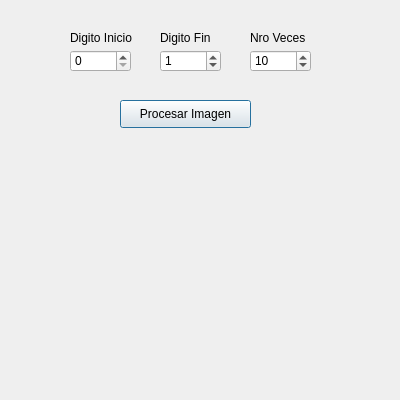
<?xml version="1.0" encoding="UTF-8"?>
<ui version="4.0">
 <class>dlgImagenDigitos</class>
 <widget class="QDialog" name="dlgImagenDigitos">
  <property name="geometry">
   <rect>
    <x>0</x>
    <y>0</y>
    <width>400</width>
    <height>400</height>
   </rect>
  </property>
  <property name="windowTitle">
   <string>Transformacion de una Imagen</string>
  </property>
  <widget class="QPushButton" name="btnProcesarImagen">
   <property name="geometry">
    <rect>
     <x>120</x>
     <y>100</y>
     <width>131</width>
     <height>28</height>
    </rect>
   </property>
   <property name="text">
    <string>Procesar Imagen</string>
   </property>
  </widget>
  <widget class="QLabel" name="lblImagen">
   <property name="geometry">
    <rect>
     <x>120</x>
     <y>190</y>
     <width>150</width>
     <height>150</height>
    </rect>
   </property>
   <property name="text">
    <string/>
   </property>
   <property name="scaledContents">
    <bool>true</bool>
   </property>
  </widget>
  <widget class="QLabel" name="lblMensaje">
   <property name="geometry">
    <rect>
     <x>130</x>
     <y>140</y>
     <width>121</width>
     <height>20</height>
    </rect>
   </property>
   <property name="font">
    <font>
     <weight>75</weight>
     <bold>true</bold>
    </font>
   </property>
   <property name="text">
    <string/>
   </property>
  </widget>
  <widget class="QLabel" name="lblDigitoInicio">
   <property name="geometry">
    <rect>
     <x>70</x>
     <y>30</y>
     <width>71</width>
     <height>16</height>
    </rect>
   </property>
   <property name="text">
    <string>Digito Inicio</string>
   </property>
  </widget>
  <widget class="QSpinBox" name="txtDigitoInicio">
   <property name="geometry">
    <rect>
     <x>70</x>
     <y>50</y>
     <width>61</width>
     <height>22</height>
    </rect>
   </property>
   <property name="maximum">
    <number>9</number>
   </property>
  </widget>
  <widget class="QLabel" name="lblDigitoFin">
   <property name="geometry">
    <rect>
     <x>160</x>
     <y>30</y>
     <width>71</width>
     <height>16</height>
    </rect>
   </property>
   <property name="text">
    <string>Digito Fin</string>
   </property>
  </widget>
  <widget class="QSpinBox" name="txtDigitoFin">
   <property name="geometry">
    <rect>
     <x>160</x>
     <y>50</y>
     <width>61</width>
     <height>22</height>
    </rect>
   </property>
   <property name="maximum">
    <number>9</number>
   </property>
   <property name="value">
    <number>1</number>
   </property>
  </widget>
  <widget class="QSpinBox" name="txtNroVeces">
   <property name="geometry">
    <rect>
     <x>250</x>
     <y>50</y>
     <width>61</width>
     <height>22</height>
    </rect>
   </property>
   <property name="minimum">
    <number>1</number>
   </property>
   <property name="maximum">
    <number>50</number>
   </property>
   <property name="value">
    <number>10</number>
   </property>
  </widget>
  <widget class="QLabel" name="lblNroVeces">
   <property name="geometry">
    <rect>
     <x>250</x>
     <y>30</y>
     <width>71</width>
     <height>16</height>
    </rect>
   </property>
   <property name="text">
    <string>Nro Veces</string>
   </property>
  </widget>
 </widget>
 <resources/>
 <connections/>
</ui>
